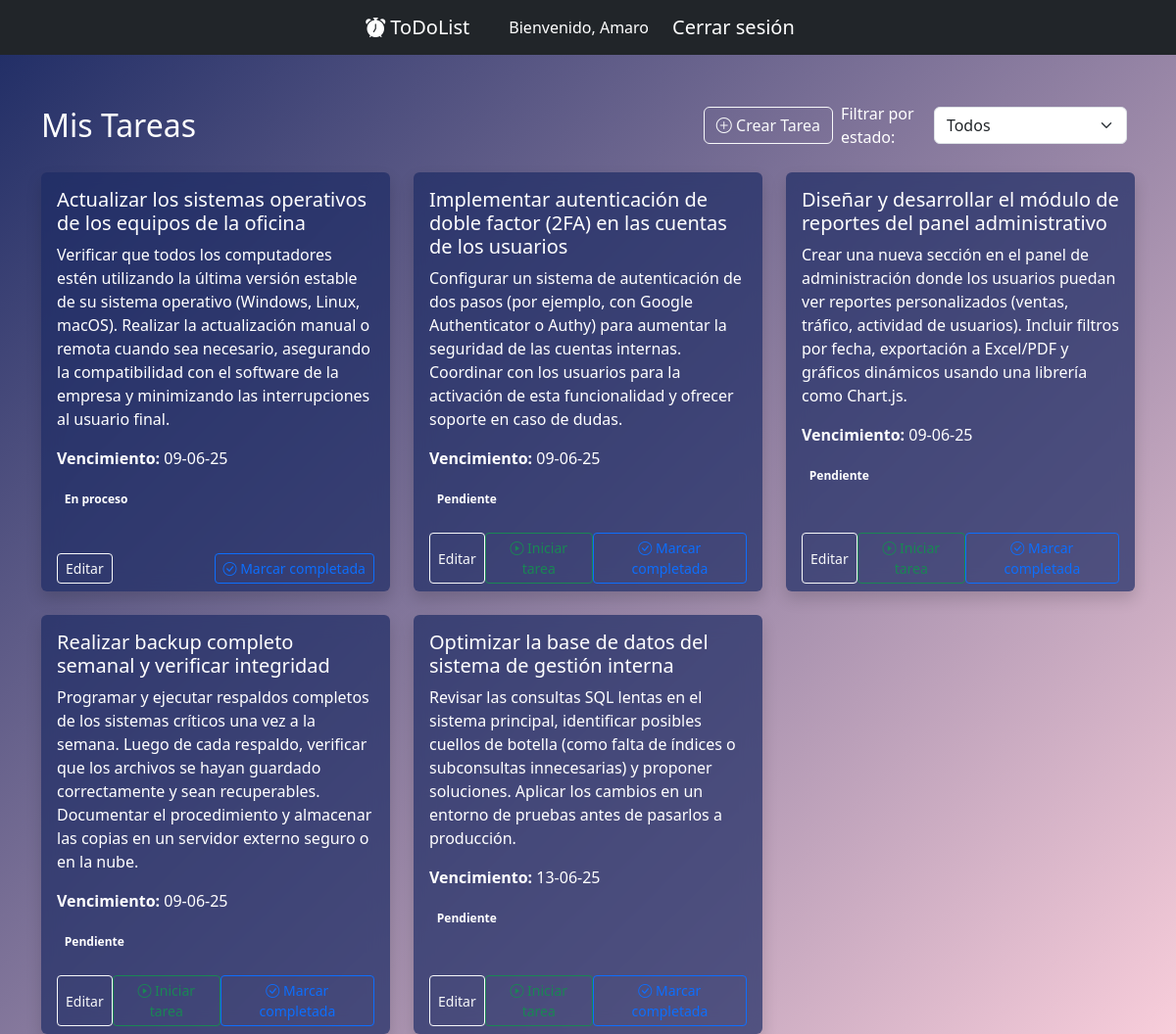
The page / (signed in) on the database its author committed.
### app/models.py (models this page shows, shortened)
class Tarea(models.Model):
    titulo = models.CharField(max_length=255)
    descripcion = models.TextField()
    vencimiento = models.DateField()
    estado = models.ForeignKey(EstadoTarea, on_delete=models.PROTECT, related_name='tareas')
    usuario = models.ForeignKey(User, on_delete=models.CASCADE, related_name='tareas')
    creado = models.DateTimeField(auto_now_add=True)
    actualizado = models.DateTimeField(auto_now=True)
    class Meta:
        ordering = ['vencimiento']

class EstadoTarea(models.Model):
    nombre = models.CharField(max_length=50, unique=True)
    color_bootstrap = models.CharField(
        max_length=30,
        default='secondary',
        help_text="Nombre del color de Bootstrap, por ejemplo: 'success', 'warning', 'danger'"
    )
    orden = models.PositiveIntegerField(default=0)
    class Meta:
        ordering = ['orden']
        verbose_name = 'Estado de Tarea'
        verbose_name_plural = 'Estados de Tareas'

### app/views.py (the view)
# urls.py: 2. Add a URL to urlpatterns:  path('', views.home, name='home')
def home(request):
    tareas = []
    estados = []
    estado_id = request.GET.get('estado')
    if request.user.is_authenticated:
        estados = EstadoTarea.objects.all()
        tareas = Tarea.objects.filter(usuario=request.user)
        if estado_id:
            tareas = tareas.filter(estado_id=estado_id)
    data = {
        'tareas': tareas,
        'estados': estados,
        'estado_seleccionado': estado_id,
    }
    return render(request, "home.html",data)

### app/templates/home.html (shortened to what this page needs)
{% extends 'index.html' %} {% load static %}{% block css %}
<link rel="stylesheet" href="{% static 'css/home.css' %}" /> {% endblock css%}
{% block content %}
<div class="container mt-5">
        <div class="mb-4">
        <div class="d-flex justify-content-between align-items-center flex-column flex-md-row">
            <h2 class="text-white mb-3 mb-md-0">Mis Tareas</h2>
            <div class="d-flex flex-column flex-md-row align-items-start align-items-md-center gap-2">
            {% if user.is_authenticated %}
            <button
                class="btn btn-outline-light"
                data-bs-toggle="modal"
                data-bs-target="#crearTareaModal"
            >
                <i class="bi bi-plus-circle"></i> Crear Tarea
            </button>
            {% endif %}
            <form method="get" class="d-flex flex-column flex-md-row align-items-start align-items-md-center gap-2 m-0">
                <label for="estadoFiltro" class="me-0 me-md-2 text-white mb-1 mb-md-0">Filtrar por estado:</label>
                <select name="estado" id="estadoFiltro" class="form-select me-0 me-md-2" onchange="this.form.submit()">
                <option value="">Todos</option>
                </select>
            </form>
            </div>
        </div>
        </div>
    {% if tareas %}
    <div class="row row-cols-1 row-cols-md-2 row-cols-lg-3 g-4">
        {% for tarea in tareas %}
        <div class="col">
        <div class="card h-100 shadow border-0 text-white">
            <div class="card-body">
            <h5 class="card-title">{{ tarea.titulo }}</h5>
            <p class="card-text">{{ tarea.descripcion }}</p>
            <p><strong>Vencimiento:</strong> {{ tarea.vencimiento|date:'d-m-y' }}</p>
            <span class="badge {{ tarea.estado.get_badge_class }}"
                >{{ tarea.estado.nombre }}</span
            >
            </div>
            <div
            class="card-footer bg-transparent border-0 d-flex justify-content-between"
            >
            <button
                type="button"
                class="btn btn-sm btn-outline-light"
                data-bs-toggle="modal"
                data-bs-target="#editarTareaModal{{ tarea.id }}"
            >
                Editar
            </button>
            {% if tarea.estado.nombre != 'Completada' %}
            <form
                action="{% url 'iniciar_tarea' tarea.id %}"
                method="post"
                style="display: inline"
            >
                {% csrf_token %} {% if tarea.estado.nombre != 'En proceso' %}
                <button type="submit" class="btn btn-sm btn-outline-success">
                <i class="bi bi-play-circle"></i> Iniciar tarea
                </button>
                {% endif %}
            </form>
            {% endif %} {% if tarea.estado.nombre != 'Completada' %}
            <form
                action="{% url 'completar_tarea' tarea.id %}"
                method="post"
                style="display: inline"
            >
                <button type="submit" class="btn btn-sm btn-outline-primary">
                <i class="bi bi-check-circle"></i> Marcar completada
                </button>
            </form>
            {% endif %}
            </div>
        </div>
        </div>
        {% endfor %}
    </div>
    {% else %}
        <div class="text-white alert-info text-center" role="alert">
            No tienes tareas.
    {% endif %}
    </div>
{% endblock content%} {% block js %}{% endblock js%}

### app/templates/index.html (shortened to what this page needs)
<!DOCTYPE html>
<html lang="en">
  <head>
    <link
      href="https://cdn.jsdelivr.net/npm/bootstrap@5.3.6/dist/css/bootstrap.min.css"
      rel="stylesheet"
    />
    <link
      rel="stylesheet"
      href="https://cdn.jsdelivr.net/npm/bootstrap-icons@1.11.3/font/bootstrap-icons.css"
    />
    {% load static %}
    <link rel="stylesheet" href="{% static 'css/index.css' %}" />
    {% block css %}{% endblock %}
  </head>
  <body>
    <nav class="navbar navbar-expand-lg navbar-dark bg-dark">
      <div class="container-md d-flex justify-content-center gap-4">
        <a class="navbar-brand" href="{% url 'home' %}">
          <i class="bi bi-alarm-fill"></i> ToDoList
        </a>
        {% if user.is_authenticated %}
        <span class="navbar-text text-white">
          Bienvenido, {{ user.first_name|default:user.username }}
        </span>
        <a class="navbar-brand" href="{% url 'logout' %}">Cerrar sesión</a>
        {% else %}
        <a class="navbar-brand" href="{% url 'registro' %}">Registrarse</a>
        <a class="navbar-brand" href="{% url 'login' %}">Login</a>
        {% endif %}
      </div>
    </nav>
    {% block content %}{% endblock %}
  </body>
</html>

### app/static/css/index.css (style rules this page uses)
body { background: linear-gradient(135deg, #1d2b64, #f8cdda); min-height: 100vh; }

### app/static/css/home.css (style rules this page uses)
.card { background: rgba(29, 43, 100, 0.7); backdrop-filter: blur(10px); }

### rows shown on the page
Tarea: titulo "Actualizar los sistemas operativos de los equipos de la oficina", descripcion "Verificar que todos los computadores estén utilizando la última versión estable de su sistema operativo (Windows, Linux, macOS). Realizar la actualización manual o remota cuando sea necesario, asegurando la compatibilidad con el software de la empresa y minimizando las interrupciones al usuario final.", vencimiento "09-06-25", estado.nombre "En proceso", shows "Marcar completada"
Tarea: titulo "Implementar autenticación de doble factor (2FA) en las cuentas de los usuarios", descripcion "Configurar un sistema de autenticación de dos pasos (por ejemplo, con Google Authenticator o Authy) para aumentar la seguridad de las cuentas internas. Coordinar con los usuarios para la activación de esta funcionalidad y ofrecer soporte en caso de dudas.", vencimiento "09-06-25", estado.nombre "Pendiente", shows "Iniciar tarea", shows "Marcar completada"
Tarea: titulo "Diseñar y desarrollar el módulo de reportes del panel administrativo", descripcion "Crear una nueva sección en el panel de administración donde los usuarios puedan ver reportes personalizados (ventas, tráfico, actividad de usuarios). Incluir filtros por fecha, exportación a Excel/PDF y gráficos dinámicos usando una librería como Chart.js.", vencimiento "09-06-25", estado.nombre "Pendiente"
Tarea: titulo "Realizar backup completo semanal y verificar integridad", descripcion "Programar y ejecutar respaldos completos de los sistemas críticos una vez a la semana. Luego de cada respaldo, verificar que los archivos se hayan guardado correctamente y sean recuperables. Documentar el procedimiento y almacenar las copias en un servidor externo seguro o en la nube.", vencimiento "09-06-25", estado.nombre "Pendiente", shows "Iniciar tarea", shows "Marcar completada"
Tarea: titulo "Optimizar la base de datos del sistema de gestión interna", descripcion "Revisar las consultas SQL lentas en el sistema principal, identificar posibles cuellos de botella (como falta de índices o subconsultas innecesarias) y proponer soluciones. Aplicar los cambios en un entorno de pruebas antes de pasarlos a producción.", vencimiento "13-06-25", estado.nombre "Pendiente"

### other values the page prints
{{ user.first_name|default:user.username }} "Amaro"
